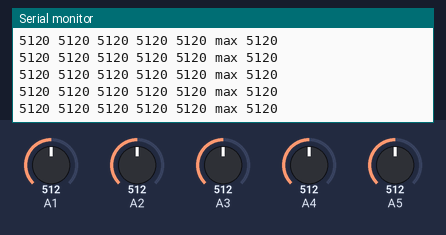
A sketch run on a simulated Arduino Uno, built with avr-gcc and run on an emulated ATmega328P. Parts: the last lines printed to the serial monitor. The test bench sets the inputs (shaded band); at power-on: A5 = 512, A1 = 512, A2 = 512, A3 = 512, A4 = 512.

Above: at 7.2 s.
7.3 s: A5 set to 110
At 8.4 s:
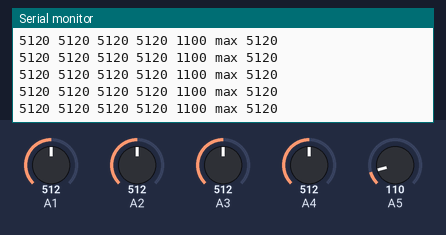
8.8 s: A5 set to 88
At 9.7 s:
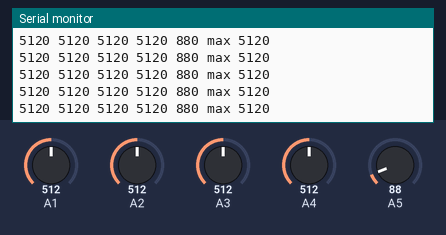
Timing chart, 0 to 11.3 s (numbered marks = the images above; inputs shaded):
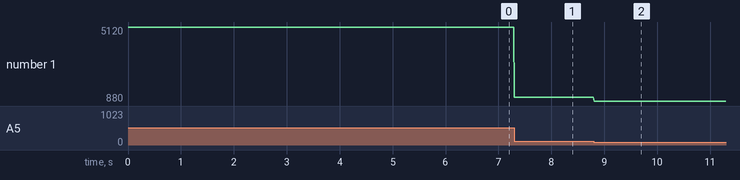

Measured:
- after the input at 7.3 s, the serial monitor: prints a new line at once (image 1)
- after the input at 8.8 s, the serial monitor: prints a new line at once (image 2)
- plotted number 1: 5120 → 1100 after the input at 7.3 s, 1100 → 880 after the input at 8.8 s

The sketch:

piezoTrig.ino
```cpp
int m = 0;
int v1 = 0;
int v2 = 0;
int v3 = 0;
int v4 = 0;
int v5 = 0;

void setup() {
  Serial.begin(115200);
}

void loop() {
  //Serial.print(analogRead(A0));
  //Serial.print(" ");
  v1 = 10*analogRead(A1);
  v2 = 10*analogRead(A2);
  v3 = 10*analogRead(A3);
  v4 = 10*analogRead(A4);
  v5 = 10*analogRead(A5);
  Serial.print(v1);
  Serial.print(" ");
  Serial.print(v2);
  Serial.print(" ");
  Serial.print(v3);
  Serial.print(" ");
  Serial.print(v4);
  Serial.print(" ");
  Serial.print(v5);

  m = max(v1, v2);
  m = max(m, v3);
  m = max(m, v4);
  m = max(m, v5);

  Serial.print(" max ");
  Serial.println(m);

  /*if (m == 1023)
    Serial.println("Knock !!!");*/

  delay(10);

}
```
